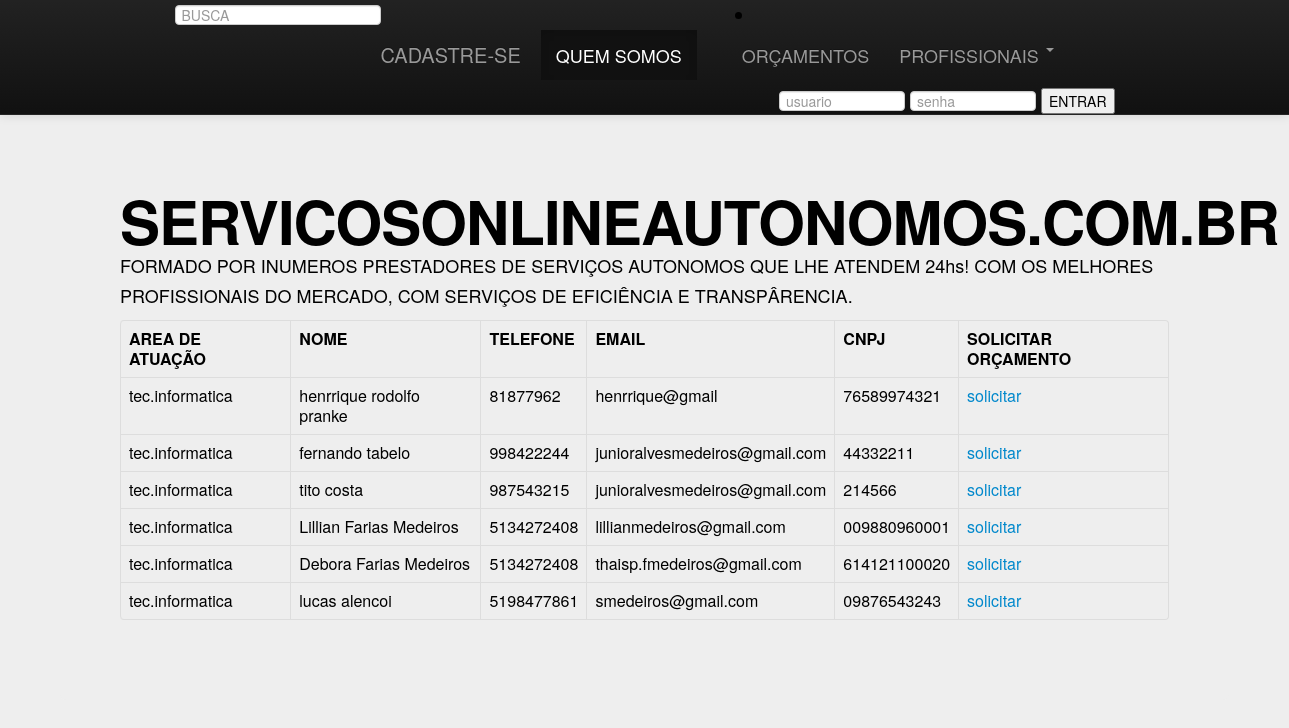
The app's page /src/querys/profissionais_informatica.php with its own data.
### tables this page shows
CREATE TABLE IF NOT EXISTS `USUARIO_CADASTRADO` (
  `ID_PROFISSIONAL` int(11) NOT NULL,
  `CPF` int(11) DEFAULT NULL,
  `CREA` int(11) DEFAULT NULL,
  `NOME` varchar(200) DEFAULT NULL,
  `DATA_NASC` varchar(500) DEFAULT NULL,
  `TELEFONE` varchar(200) DEFAULT NULL,
  `EMAIL` varchar(100) DEFAULT NULL,
  `RUA` varchar(200) DEFAULT NULL,
  `NUMERO` varchar(200) DEFAULT NULL,
  `BAIRRO` varchar(200) DEFAULT NULL,
  `ESTADO` varchar(20) DEFAULT NULL,
  `CIDADE` varchar(100) DEFAULT NULL,
  `CEP` varchar(200) DEFAULT NULL,
  `AREA_ATUACAO` varchar(100) DEFAULT NULL,
  `SENHA` varchar(400) DEFAULT NULL,
  `LOGIN_USUARIO` varchar(400) DEFAULT NULL,
  `CNPJ` varchar(255) DEFAULT NULL
);

### src/querys/profissionais_informatica.php (the view, shortened to what this page needs)
<?php
   include_once("conexaobanco.php");
   ?>
<html>
   <head>
      <link href="css/bootstrap.min.css" rel="stylesheet"media="screen">
      <div class="navbar navbar-inverse navbar-fixed-top">
         <div class="navbar-inner">
            <div class="container">
               <li align="center">
                  <form method="POST"action="busca.php" class="navbar-search pull-left">
                     <input type="text" name="busca" placeholder="BUSCA">
                  </form>
               </li>
               <a class="brand" href="http://www.servicosonlineautonomos.com.br/cadastro.php">CADASTRE-SE</a>
               <div class="nav-collapse collapse">
                  <ul class="nav">
                     <li class="active"><a href="http://www.servicosonlineautonomos.com.br">QUEM SOMOS</a></li>
                     <li><a href="#about"></a></li>
                     <li><a href="http://www.servicosonlineautonomos.com.br/orçamento.php">ORÇAMENTOS</a></li>
                     <li class="dropdown">
                        <a href="#" class="dropdown-toggle" data-toggle="dropdown">PROFISSIONAIS <b class="caret"></b></a>
                     </li>
                  </ul>
                  <form method="POST"action="valida.php"class="navbar-form pull-right">
                        <input class="span2" name="usuario" placeholder="usuario" type="text">
                        <input class="span2" name="senha" placeholder="senha" type="password">
                        <input type="submit" name="btnLogin"  value="ENTRAR" >
                     </form>
               </div>
            </div>
         </div>
      </div>
   </head>
   <body  class="hero-unit">
      <div class="hero-unit">
         <br><br>
         <h1>SERVICOSONLINEAUTONOMOS.COM.BR</h1>
         <p>FORMADO POR INUMEROS PRESTADORES DE SERVIÇOS  AUTONOMOS QUE LHE ATENDEM 24hs! COM OS MELHORES PROFISSIONAIS DO MERCADO, COM SERVIÇOS DE EFICIÊNCIA  E TRANSPÂRENCIA.</p>
         <table class="table table-bordered">
         <tr>
            <th>AREA DE ATUAÇÃO</th>
            <th>NOME</th>
            <th>TELEFONE</th>
            <th>EMAIL</th>
            <th>CNPJ</th>
            <th>SOLICITAR ORÇAMENTO</th>
         </tr>
         <?php
            $sql = "SELECT * FROM USUARIO_CADASTRADO WHERE AREA_ATUACAO LIKE'%tec.informatica%'";
            $resultado = mysqli_query($con,$sql) or die("Erro ao retornar dados");
            while ($registro = mysqli_fetch_array($resultado))
            {
              $nome = $registro['NOME'];
              $telefone= $registro['TELEFONE'];
              $email= $registro['EMAIL'];
              $cnpj = $registro['CNPJ'];
              $atuacao = $registro['AREA_ATUACAO'];
              echo "<tr>";
               echo "<td>".$atuacao."</td>";
              echo "<td>".$nome."</td>";
              echo "<td>".$telefone."</td>";
              echo "<td>".$email."</td>";
               echo "<td>".$cnpj."</td>";
               echo "<td><a  href='orçamento.php?nome_profissional=$nome&cnpj=$cnpj&email_profissional=$email&area_atuacao=$atuacao'>solicitar</a></td>";
              echo "</tr>";
            }
            echo "</table>";
            ?>

### records on screen
usuario_cadastrado: AREA_ATUACAO "tec.informatica", NOME "henrrique rodolfo pranke", TELEFONE "81877962", EMAIL "henrrique@gmail", CNPJ "76589974321"
usuario_cadastrado: AREA_ATUACAO "tec.informatica", NOME "fernando tabelo", TELEFONE "998422244", EMAIL "junioralvesmedeiros@gmail.com", CNPJ "44332211"
usuario_cadastrado: AREA_ATUACAO "tec.informatica", NOME "tito costa", TELEFONE "987543215", EMAIL "junioralvesmedeiros@gmail.com", CNPJ "214566"
usuario_cadastrado: AREA_ATUACAO "tec.informatica", NOME "Lillian Farias Medeiros", TELEFONE "5134272408", EMAIL "lillianmedeiros@gmail.com", CNPJ "009880960001"
usuario_cadastrado: AREA_ATUACAO "tec.informatica", NOME "Debora Farias Medeiros", TELEFONE "5134272408", EMAIL "thaisp.fmedeiros@gmail.com", CNPJ "614121100020"
usuario_cadastrado: AREA_ATUACAO "tec.informatica", NOME "lucas alencoi", TELEFONE "5198477861", EMAIL "smedeiros@gmail.com", CNPJ "09876543243"
